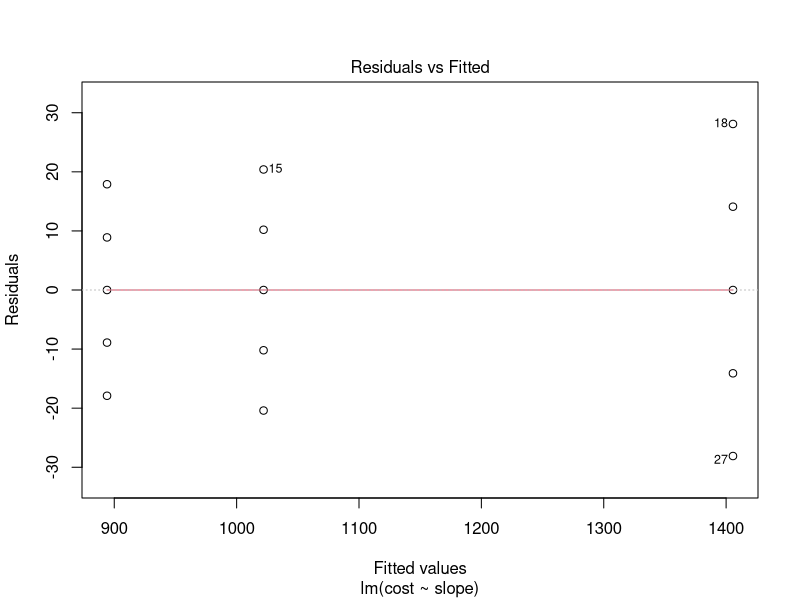
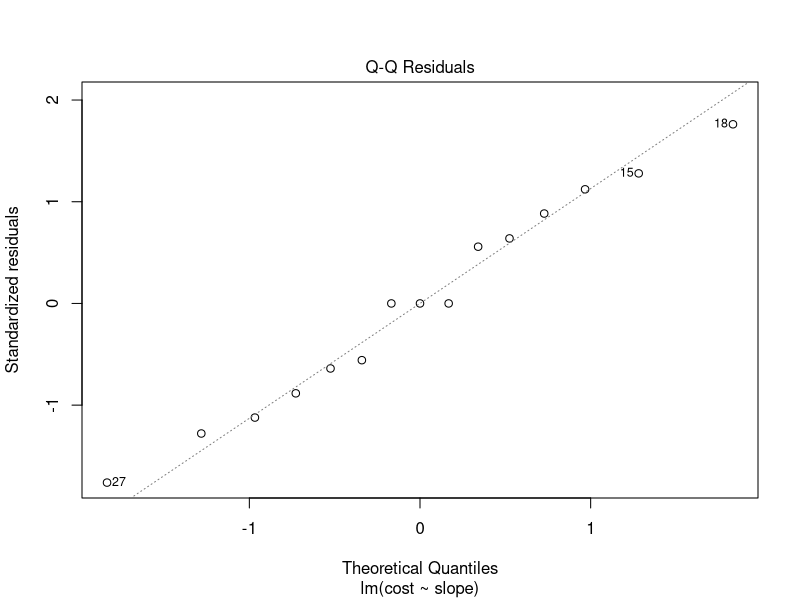
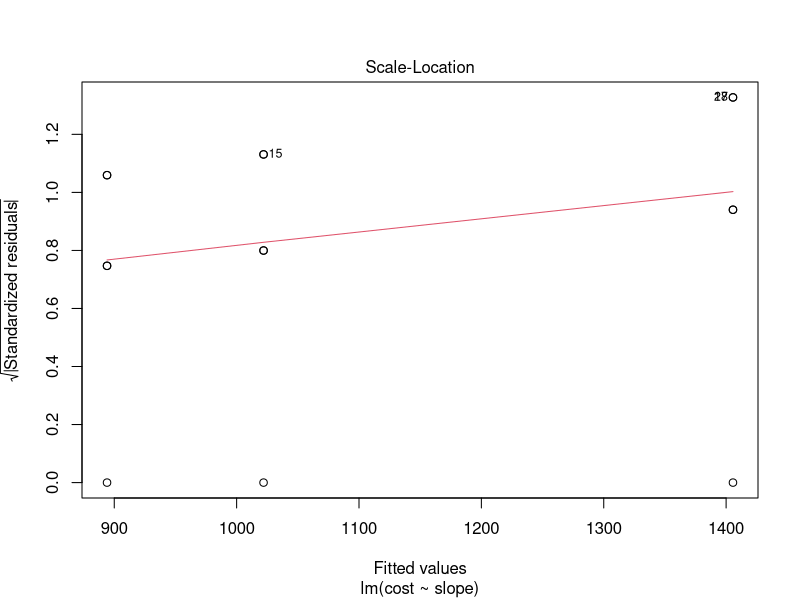
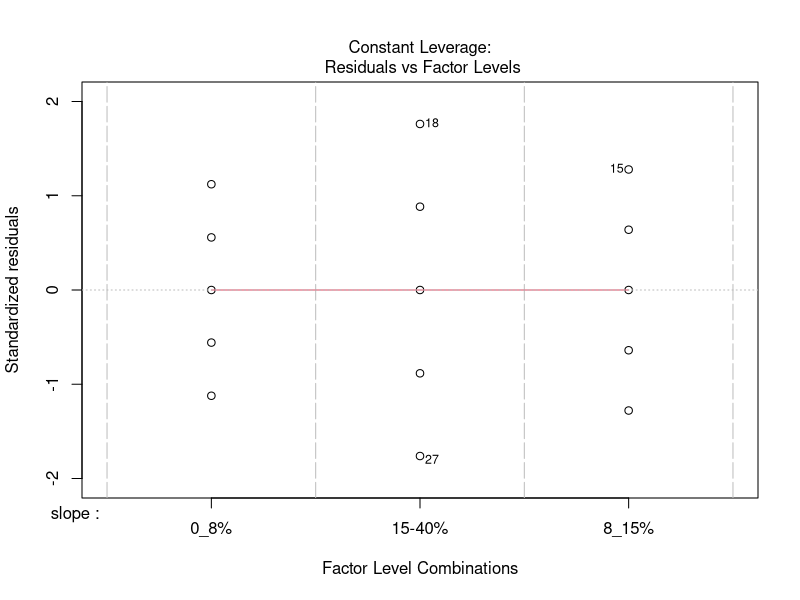
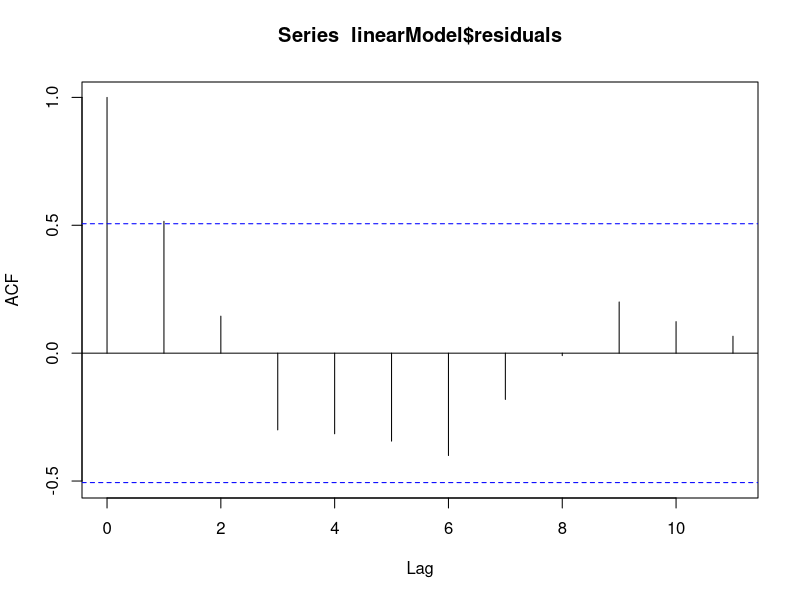

Write the R code that produced these figures, in order.
####################################################################################
#### Author : Clément Hardy (clem.hardy@outlook.fr)                                #
####                                                                               #
#### This script is related to the training workshop of the FRS module.            #
#### It serves to compute parameters needs for the FRS module to function :        #
#### The basal construction cost, and the additional costs due to the slope.       #
#### As such, it serves as a correction for the period where the attendees will    #
#### try to compute those costs.                                                   #
####                                                                               #
####################################################################################

# 1) Loading the right working directory.
setwd(dirname(rstudioapi::getSourceEditorContext()$path))

# 2) Reading the .csv file containing the construction costs.
data <- read.csv(file="road_costs_data.csv",
                 header=TRUE,
                 sep=",")

# 3) We make sure that the different columns are treated as factors.
data$road_type <- as.factor(data$road_type)
data$slope <- as.factor(data$slope)
                        
# 4) We define the reference slope, that will be inside the basal cost : the 0_8% category.
data$slope <- relevel(data$slope, ref="0_8%")

# 5) We select only the data related to the type of path of reference.
dataSubset <- data[data$road_type == "Tertiary",]

# 6) We create the linear model expressing the total cost of construction
# according to an intercept (the basal cost of construction), and the effect
# of the 3 levels of slope.
linearModel <- lm(cost ~ slope, data=dataSubset)

# 7) We look at the summary of the model
summary(linearModel)

# 8) We check if the linear regression's assumptions are validated
mean(linearModel$residuals) # Mean of residuals is near zero, OK
plot(linearModel) # Homoscedasticity of residuals is OK
acf(linearModel$residuals) # No autocorrelation in residuals
cor.test(dataSubset$cost, linearModel$residuals) # Variable (cost) and residuals are not correlated

# 9) We gather the coefficients that we need to parameterize the FRS
# module : the intercept, and the additional cost due to the slope
coefficients <- summary(linearModel)$coefficients
print(coefficients)

# 10) Now, we get the mean cost of construction value for all of the types of road,
# regardless of the slope.

meanCostPrimaryRoads <- mean(data[data$road_type == "Primary","cost"])
meanCostSecondaryRoads <- mean(data[data$road_type == "Secondary","cost"])
meanCostTertiaryRoads <- mean(data[data$road_type == "Tertiary","cost"])

# 11) Then, we compute the multiplicative cost for each road type by
# doing the ratio of the mean cost of construction for this road type,
# divided by the mean cost for the reference road type (here, "tertiary")

multiplicativeValuePrimary <- meanCostPrimaryRoads / meanCostTertiaryRoads
multiplicativeValueSecondary <- meanCostSecondaryRoads / meanCostTertiaryRoads
multiplicativeValueTertiary <- 1 # it's one, since it's the reference

print(multiplicativeValuePrimary)
print(multiplicativeValueSecondary)
print(multiplicativeValueTertiary)
